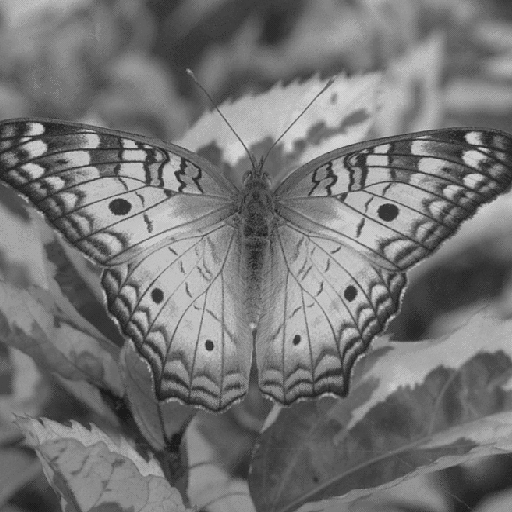
#> input picture Trabalho 1/Imagens_Gray/butterfly.png, 512 x 512 px, found by its file name
$ jupyter execute Trabalho1.ipynb
#> lines starting #> are read from the running program, lines starting #| are printed output that depends on the picture
[cell 1]
import numpy as np
import cv2
import gc
import time
from google.colab.patches import cv2_imshow

[cell 2]
def novoRGB(imagem):
  nova_imagem = np.zeros(imagem.shape)
  for row in range(0,imagem.shape[0]):
    for col in range(0, imagem.shape[1]):
      r = imagem[row][col][2]
      g = imagem[row][col][1]
      b = imagem[row][col][0]
      nova_imagem[row][col][2] = 0.393*r + 0.769*g + 0.189*b
      nova_imagem[row][col][1] = 0.349*r + 0.686*g + 0.168*b
      nova_imagem[row][col][0] = 0.272*r + 0.534*g + 0.131*b
  nova_imagem[nova_imagem>255]=255
  return nova_imagem
def convRGBtoMono(imagem):
  nova_imagem = np.zeros((imagem.shape[0], imagem.shape[1]))
  for row in range(0,imagem.shape[0]):
    for col in range(0, imagem.shape[1]):
      r = imagem[row][col][2]
      g = imagem[row][col][1]
      b = imagem[row][col][0]
      nova_imagem[row][col] = 0.2989*r + 0.5870*g + 0.1140*b
  nova_imagem[nova_imagem>255]=255
  return nova_imagem

[cell 3]
def novoRGB_vetorizado(imagem):
  nova_imagem = np.zeros(imagem.shape)
  rgb = np.array([[0.131,0.534,0.272],[0.168,0.686,0.349],[0.189,0.769,0.393]])
  nova_imagem = np.einsum('ijk,lk->ijl', imagem, rgb)
  nova_imagem[nova_imagem>255]=255
  return nova_imagem

def convRGBtoMono_vetorizado(imagem):
  transformacao = np.array([0.1140, 0.5870, 0.2989])
  nova_imagem = np.einsum('ijl,l->ij', imagem, transformacao)
  nova_imagem[nova_imagem>255] = 255
  return nova_imagem

[cell 4]
def convolucao(imagem, kernel):
  n, _ = kernel.shape
  lin, col = imagem.shape
  lin = (lin - n) + 1
  col = (col - n) + 1
  nova_imagem = np.zeros(imagem.shape)
  for row in range(lin):
    for column in range(col):
      nova_imagem[row][column] = (np.sum(imagem[row:row+n,column:column+n]*kernel))
  return nova_imagem

[cell 5]
img = cv2.imread('/content/butterfly.png', cv2.IMREAD_GRAYSCALE)
#> img is the input picture: shape (512, 512); min 27, max 212, mean 116.8
img2 = cv2.imread('/content/city.png', cv2.IMREAD_GRAYSCALE)
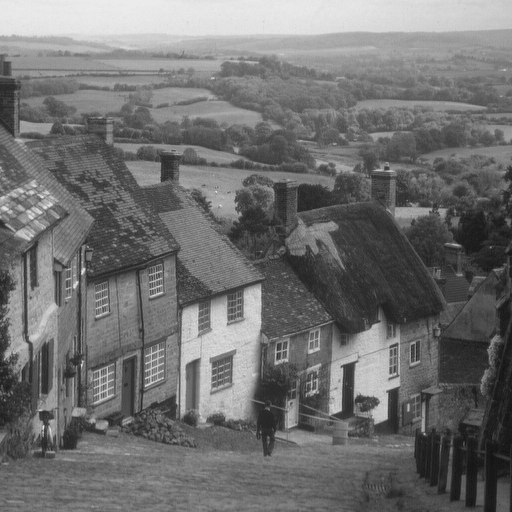
#> input picture Trabalho 1/Imagens_Gray/city.png, 512 x 512 px, found by its file name
#> img2 is the input picture: shape (512, 512); min 16, max 235, mean 112.2
img3 = cv2.imread('/content/house.png', cv2.IMREAD_GRAYSCALE)
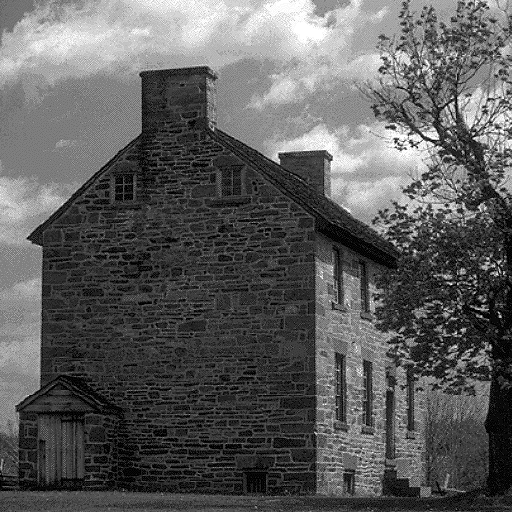
#> input picture Trabalho 1/Imagens_Gray/house.png, 512 x 512 px, found by its file name
#> img3 is the input picture: shape (512, 512); min 0, max 255, mean 92.9
img4 = cv2.imread('/content/seagull.png', cv2.IMREAD_GRAYSCALE)
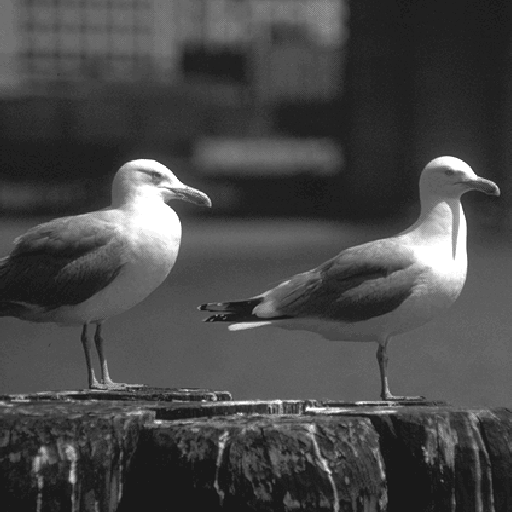
#> input picture Trabalho 1/Imagens_Gray/seagull.png, 512 x 512 px, found by its file name
#> img4 is the input picture: shape (512, 512); min 24, max 255, mean 71.8

h4 = np.array([[1, 1, 1],[1, 1, 1],[1 ,1, 1]])*(1/9)
h9 = np.array([[1, 4, 6, 4, 1],[4, 16, 24, 16, 4],[6, 24, 36, 24, 6],[4, 16, 24, 16, 4],[1, 4, 6, 4, 1]])*(1/256)
h1 = np.array([[-1 ,0 ,1],[-2 ,0, 2], [-1 ,0 ,1]])
h2 = np.array([[-1 ,-2 ,-1],[0 ,0 ,0],[1 ,2 ,1]])

img_1 = convolucao(img4, h1)
#> after the loop in convolucao, `for row in range(lin):`:
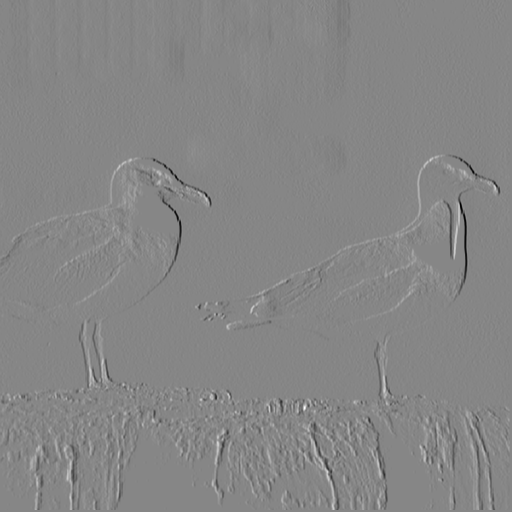
#> nova_imagem: shape (512, 512) float64; min -806, max 727, mean 0; drawn with min black and max white
img_2 = convolucao(img4, h2)
#> after the loop in convolucao (call 2), `for row in range(lin):`:
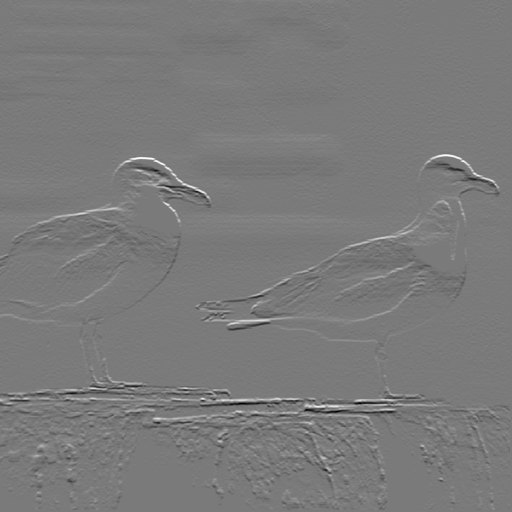
#> nova_imagem: shape (512, 512) float64; min -755, max 812, mean -0.7; drawn with min black and max white
nova_imagem = np.sqrt(np.add(np.power(img_1,2), np.power(img_2,2)))
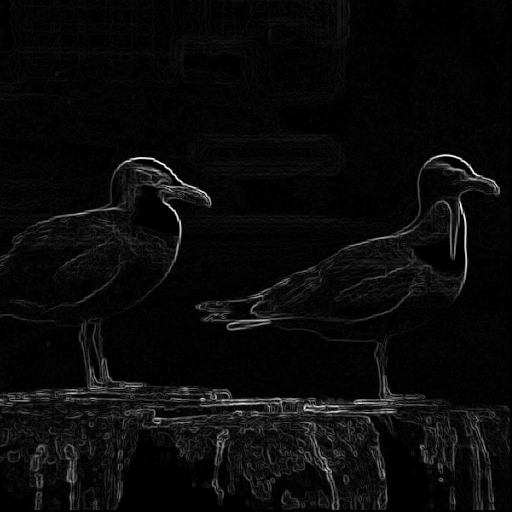
#> nova_imagem: shape (512, 512) float64; min 0, max 856.9, mean 36.4; drawn with min black and max white

cv2_imshow(img_1)
cv2_imshow(img_2)
cv2_imshow(nova_imagem)

gc.collect()
